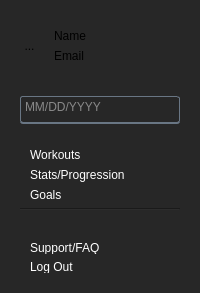
      <widget class="QWidget" name="LeftMenuWidget" native="true">
       <property name="sizePolicy">
        <sizepolicy hsizetype="Expanding" vsizetype="Expanding">
         <horstretch>0</horstretch>
         <verstretch>0</verstretch>
        </sizepolicy>
       </property>
       <property name="maximumSize">
        <size>
         <width>310</width>
         <height>16777215</height>
        </size>
       </property>
       <property name="styleSheet">
        <string notr="true">QWidget {
    background-color: #272727; 
}</string>
       </property>
       <layout class="QVBoxLayout" name="verticalLayout_9">
        <item>
         <widget class="QWidget" name="NameWidget" native="true">
          <property name="maximumSize">
           <size>
            <width>16777215</width>
            <height>75</height>
           </size>
          </property>
          <layout class="QGridLayout" name="gridLayout_15">
           <item row="0" column="1">
            <widget class="QWidget" name="LeftMenuCredentialsWidget" native="true">
             <layout class="QVBoxLayout" name="verticalLayout">
              <item>
               <widget class="QLabel" name="LeftMenuNameLabel">
                <property name="text">
                 <string>Name</string>
                </property>
               </widget>
              </item>
              <item>
               <widget class="QLabel" name="LeftMenuEmailLabel">
                <property name="maximumSize">
                 <size>
                  <width>16777215</width>
                  <height>16777215</height>
                 </size>
                </property>
                <property name="text">
                 <string>Email</string>
                </property>
               </widget>
              </item>
             </layout>
            </widget>
           </item>
           <item row="0" column="0">
            <widget class="QToolButton" name="LeftMenuImage">
             <property name="styleSheet">
              <string notr="true">QToolButton { border: none; }</string>
             </property>
             <property name="text">
              <string>...</string>
             </property>
             <property name="iconSize">
              <size>
               <width>50</width>
               <height>50</height>
              </size>
             </property>
            </widget>
           </item>
          </layout>
         </widget>
        </item>
        <item>
         <widget class="QWidget" name="SearchWidget" native="true">
          <property name="sizePolicy">
           <sizepolicy hsizetype="Expanding" vsizetype="Preferred">
            <horstretch>0</horstretch>
            <verstretch>0</verstretch>
           </sizepolicy>
          </property>
          <property name="maximumSize">
           <size>
            <width>16777215</width>
            <height>75</height>
           </size>
          </property>
          <layout class="QVBoxLayout" name="verticalLayout_7">
           <item>
            <widget class="QLineEdit" name="SearchBar">
             <property name="maximumSize">
              <size>
               <width>16777215</width>
               <height>50</height>
              </size>
             </property>
             <property name="styleSheet">
              <string notr="true">QLineEdit {

    padding-right: 20px; /* Adjust padding so text does not overlap the icon */
    background-color: rgba(0, 0, 0, 0);
    border-top: 1px solid rgba(105, 118, 132, 255);
    border-right: 1px solid rgba(105, 118, 132, 255);
    border-left: 1px solid rgba(105, 118, 132, 255);
    border-bottom: 2px solid rgba(105, 118, 132, 255);
    color: rgba(255, 255, 255, 230);
    padding-top: 2px;
    padding-bottom: 7px;
    padding-left: 2px;
    border-radius: 3px; /* Adjust this value to change the roundness */
}
</string>
             </property>
             <property name="text">
              <string/>
             </property>
             <property name="placeholderText">
              <string>MM/DD/YYYY</string>
             </property>
            </widget>
           </item>
          </layout>
         </widget>
        </item>
        <item>
         <widget class="QWidget" name="UpperListWidget" native="true">
          <property name="maximumSize">
           <size>
            <width>16777215</width>
            <height>200</height>
           </size>
          </property>
          <layout class="QVBoxLayout" name="verticalLayout_3">
           <item>
            <widget class="QPushButton" name="WorkoutsButton">
             <property name="styleSheet">
              <string notr="true">color: white; 
border: none;
background: transparent;
text-align: left; /* Align the text inside the QPushButton to the left */
padding-left: 10px;
</string>
             </property>
             <property name="text">
              <string>Workouts</string>
             </property>
            </widget>
           </item>
           <item>
            <widget class="QPushButton" name="StatsButton">
             <property name="styleSheet">
              <string notr="true">color: white; 
border: none;
background: transparent;
text-align: left; /* Align the text inside the QPushButton to the left */
padding-left: 10px;
</string>
             </property>
             <property name="text">
              <string>Stats/Progression</string>
             </property>
            </widget>
           </item>
           <item>
            <widget class="QPushButton" name="GoalsButton">
             <property name="styleSheet">
              <string notr="true">color: white; 
border: none;
background: transparent;
text-align: left; /* Align the text inside the QPushButton to the left */
padding-left: 10px;
</string>
             </property>
             <property name="text">
              <string>Goals</string>
             </property>
            </widget>
           </item>
           <item>
            <widget class="Line" name="line">
             <property name="styleSheet">
              <string notr="true">color: white; 
</string>
             </property>
             <property name="orientation">
              <enum>Qt::Horizontal</enum>
             </property>
            </widget>
           </item>
          </layout>
         </widget>
        </item>
        <item>
         <widget class="QWidget" name="LeftMenuSpacerWidget" native="true">
          <property name="maximumSize">
           <size>
            <width>16777215</width>
            <height>75</height>
           </size>
          </property>
         </widget>
        </item>
        <item>
         <widget class="QWidget" name="LowerListWidget" native="true">
          <property name="maximumSize">
           <size>
            <width>16777215</width>
            <height>50</height>
           </size>
          </property>
          <property name="styleSheet">
           <string notr="true"/>
          </property>
          <layout class="QVBoxLayout" name="verticalLayout_8">
           <item>
            <widget class="QPushButton" name="HelpButton">
             <property name="styleSheet">
              <string notr="true">color: white; 
border: none;
background: transparent;
text-align: left; /* Align the text inside the QPushButton to the left */
padding-left: 10px;
</string>
             </property>
             <property name="text">
              <string>Support/FAQ</string>
             </property>
            </widget>
           </item>
           <item>
            <widget class="QPushButton" name="LogOutButton">
             <property name="styleSheet">
              <string notr="true">color: white; 
border: none;
background: transparent;
text-align: left; /* Align the text inside the QPushButton to the left */
padding-left: 10px;
</string>
             </property>
             <property name="text">
              <string>Log Out</string>
             </property>
            </widget>
           </item>
          </layout>
         </widget>
        </item>
       </layout>
      </widget>
